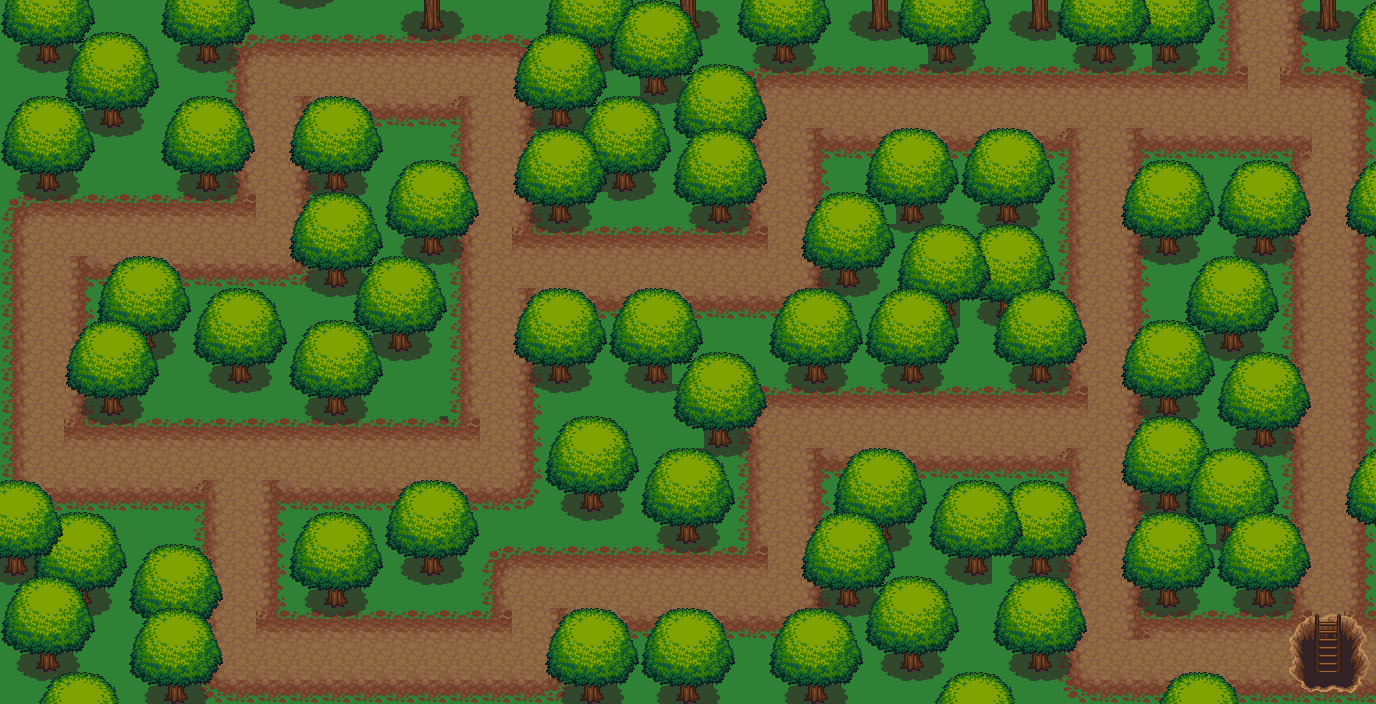

A 2D game scene composited from a Tiled map and its tileset images. What follows is a short description and the map's XML, with each tile layer's data collapsed to a summary:
An orthogonal 43x22 tile map with 32x32 px tiles, 11 tile layers (Camada de Tiles 1, Camada de Tiles 3, Camada de Tiles 10, terra, ...).

<map version="1.0" orientation="orthogonal" renderorder="right-down" width="43" height="22" tilewidth="32" tileheight="32" nextobjectid="1">
 <tileset firstgid="1" name="terrain_atlas" tilewidth="32" tileheight="32" tilecount="1024" columns="32">
  <image source="terrain_atlas.png" width="1024" height="1024" />
 </tileset>
 <layer name="Camada de Tiles 1" width="43" height="22">
  <data>[946 cells, 946 non-empty, 1 distinct tile ids]</data>
 </layer>
 <layer name="Camada de Tiles 3" width="43" height="22">
  <data>[946 cells, 46 non-empty, 7 distinct tile ids]</data>
 </layer>
 <layer name="Camada de Tiles 10" width="43" height="22">
  <data>[946 cells, 0 non-empty, 0 distinct tile ids]</data>
 </layer>
 <layer name="terra" width="43" height="22">
  <data>[946 cells, 470 non-empty, 9 distinct tile ids]</data>
 </layer>
 <layer name="tronco" width="43" height="22">
  <data>[946 cells, 380 non-empty, 6 distinct tile ids]</data>
 </layer>
 <layer name="arv" width="43" height="22">
  <data>[946 cells, 84 non-empty, 9 distinct tile ids]</data>
 </layer>
 <layer name="arv" width="43" height="22">
  <data>[946 cells, 327 non-empty, 9 distinct tile ids]</data>
 </layer>
 <layer name="arv" width="43" height="22">
  <data>[946 cells, 114 non-empty, 9 distinct tile ids]</data>
 </layer>
 <layer name="arv" width="43" height="22">
  <data>[946 cells, 27 non-empty, 9 distinct tile ids]</data>
 </layer>
 <layer name="Camada de Tiles 9" width="43" height="22">
  <data>[946 cells, 9 non-empty, 9 distinct tile ids]</data>
 </layer>
 <layer name="Camada de Tiles 11" width="43" height="22">
  <data>[946 cells, 2 non-empty, 2 distinct tile ids]</data>
 </layer>
</map>
